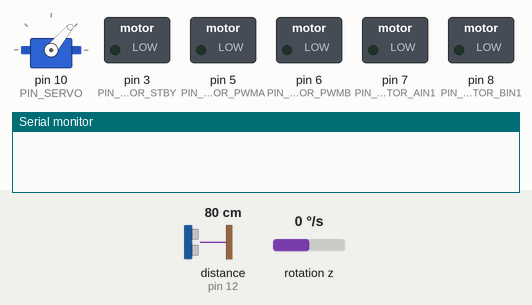
The sketch below on a simulated Arduino Uno, built with avr-gcc and run on an emulated ATmega328P. Parts: servo, switched loads named in the sketch (green lamp = pin HIGH), the last lines printed to the serial monitor. Wiring (inferred from the names in the program): ultrasonic range finder: trigger pin 13; echo pin 12. Dashed ring = blinking. The inputs (shaded band) are chosen by the test bench; at power-on: distance to the obstacle (sensor on pin 12) 80 cm, rotation z 0 °/s. The echo pulse lasts 58.3 µs per cm; pins used as bus, display or sensor lines are not drawn.

Above: at 0.1 s.
2.8 s: distance to the obstacle (sensor on pin 12) set to 2 cm
At 3.79 s:
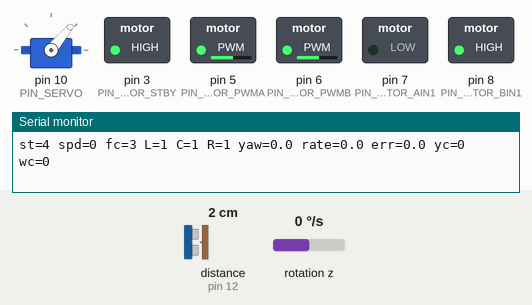
5.8 s: distance to the obstacle (sensor on pin 12) set to 4 cm
At 6.49 s:
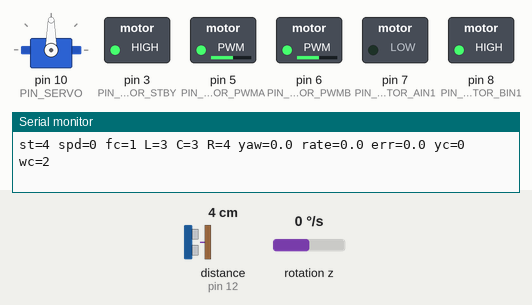
8.8 s: distance to the obstacle (sensor on pin 12) set to 35 cm
At 9.72 s:
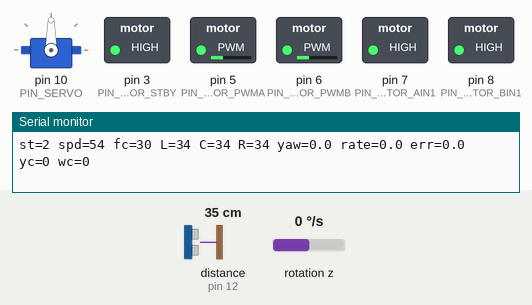
11.8 s: distance to the obstacle (sensor on pin 12) set to 9 cm
At 12.04 s:
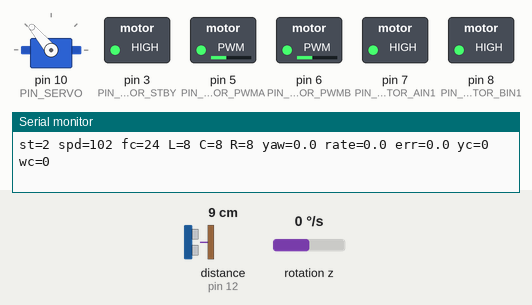
14.8 s: distance to the obstacle (sensor on pin 12) set to 16 cm
17.8 s: distance to the obstacle (sensor on pin 12) set to 19 cm
Timing chart, 0 to 21.8 s (numbered marks = the images above; inputs shaded):
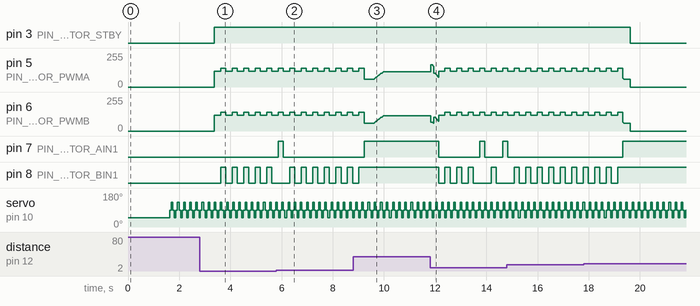

The sketch:

FastObstacleRaceCar.ino
```cpp
#include <Servo.h>
#include "MPU6050_getdata.h"

/*
  Fast obstacle-race sketch for a 2-wheel (front drive) + rear caster smart car.

  Architecture: non-blocking continuous sense-think-act loop.
  - Servo sweeps continuously updating a 3-direction distance map.
  - Rate-dominant yaw control: uses raw gyro angular rate as the primary
    damping signal, with a weak angle term for drift correction only.
    This avoids the noise from numerical differentiation and handles
    the caster-wheel transport delay much better than position-based PD.
  - Wall repulsion: instead of centering (which fails with HC-SR04 at
    oblique angles), applies a repulsive correction only when a side
    reading drops below a danger threshold.
  - State machine: STARTUP -> CRUISE <-> SLOW_APPROACH <-> EMERGENCY -> REVERSE

  Tune in this order:
  1. RIGHT_FORWARD_LEVEL / LEFT_FORWARD_LEVEL if the car drives backward.
  2. YAW_SENSE — flip to -1 if the car oscillates worse instead of stabilizing.
  3. RIGHT_SPEED_SCALE / LEFT_SPEED_SCALE for coarse left-right trim.
  4. YAW_KR (rate gain) for damping; YAW_KP (angle gain) for drift.
  5. WALL_REPULSE_* for corridor wall avoidance.
  6. DIST_* thresholds for your track.
*/

// ========================== PIN DEFINITIONS ==========================
static const uint8_t PIN_MOTOR_PWMA = 5;   // Right motor PWM
static const uint8_t PIN_MOTOR_PWMB = 6;   // Left motor PWM
static const uint8_t PIN_MOTOR_AIN1 = 7;   // Right motor direction
static const uint8_t PIN_MOTOR_BIN1 = 8;   // Left motor direction
static const uint8_t PIN_MOTOR_STBY = 3;   // TB6612 standby
static const uint8_t PIN_SERVO     = 10;
static const uint8_t PIN_ULTRA_TRIG = 13;
static const uint8_t PIN_ULTRA_ECHO = 12;

// ======================== MOTOR DIRECTION ============================
static const bool  RIGHT_FORWARD_LEVEL = HIGH;
static const bool  LEFT_FORWARD_LEVEL  = HIGH;
static const float RIGHT_SPEED_SCALE   = 1.00f;
static const float LEFT_SPEED_SCALE    = 1.00f;

// ================ YAW CONTROLLER (rate-dominant) =====================
// Uses gyro angular rate directly (not noisy numerical derivative).
// KR * gyroRate  = strong damping (the main stabilizer, resists rotation)
// KP * angleError = weak drift correction (slowly brings heading back)
//
// For a caster-wheel car, KR >> KP prevents overshoot because the rate
// signal is instantaneous while the angle response has caster delay.
static const bool   ENABLE_YAW_HOLD    = true;
static const int8_t YAW_SENSE          = 1;    // Flip to -1 if correction is backwards
static const float  YAW_KR             = 1.8f; // Rate gain: PWM per deg/s of rotation
static const float  YAW_KP             = 0.3f; // Angle gain: PWM per degree of error (weak!)
static const uint8_t YAW_MAX_CORRECTION = 45;
static const uint8_t YAW_MIN_PWM       = 35;
static const uint8_t YAW_UPDATE_PERIOD_MS = 10;
static const uint8_t YAW_CORRECTION_DEADBAND = 2;

// ================ WALL REPULSION (replaces corridor centering) =======
// HC-SR04 at 50/130 degrees gives unreliable side distances due to
// specular reflection off flat walls. Instead of centering, we use a
// repulsive field: when a side reading drops below WALL_DANGER_CM,
// apply a correction pushing away from that wall.
// Only the CLOSER wall contributes — no attempt at centering.
static const uint16_t WALL_DANGER_CM     = 25;  // Activate repulsion below this
static const float    WALL_REPULSE_GAIN  = 1.5f; // PWM per cm below danger threshold
static const int16_t  WALL_REPULSE_MAX   = 35;   // Max repulsion PWM correction

// ===================== SERVO SWEEP ===================================
static const uint8_t SWEEP_ANGLES[]    = {50, 90, 130, 90}; // R -> C -> L -> C
static const uint8_t SWEEP_COUNT       = 4;
static const uint8_t SWEEP_SETTLE_MS   = 60;

// =================== DISTANCE THRESHOLDS (cm) ========================
static const uint16_t DIST_MAX         = 150;
static const uint16_t ENTER_SLOW_CM    = 35;  // CRUISE -> SLOW_APPROACH
static const uint16_t EXIT_SLOW_CM     = 45;  // SLOW_APPROACH -> CRUISE
static const uint16_t ENTER_EMERGENCY_CM = 17; // -> EMERGENCY
static const uint16_t STOP_CM          = 22;   // Speed = 0 below this
static const uint16_t DIST_FULL_SPEED  = 90;

// =================== SPEED PRESETS (0-255) ============================
static const uint8_t SPEED_MAX         = 200;
static const uint8_t SPEED_MIN         = 100;
static const uint8_t SPEED_NARROW_CAP  = 160;
static const uint8_t SPEED_REVERSE     = 120;
static const uint8_t SPEED_PIVOT       = 140;

// =================== TIMING (ms) =====================================
static const uint16_t STARTUP_DELAY_MS      = 1800;
static const uint16_t EMERGENCY_REVERSE_MS  = 250;
static const uint16_t PIVOT_MS              = 200;
static const uint16_t SPEED_RAMP_PERIOD_MS  = 20;

// =================== SLOW APPROACH STEERING ==========================
static const uint16_t SLOW_SIDE_MARGIN = 15;
static const int16_t  SLOW_MAX_BIAS   = 30;

static const bool ENABLE_SERIAL_DEBUG  = true;

// ========================== ENUMS ====================================
enum CarState
{
  STATE_STARTUP,
  STATE_CRUISE,
  STATE_SLOW_APPROACH,
  STATE_EMERGENCY,
  STATE_REVERSE
};

// ======================== DISTANCE MAP ===============================
struct DistanceMap
{
  uint16_t left;    // from 130 degrees (forward-left oblique)
  uint16_t center;  // from 90 degrees (straight ahead)
  uint16_t right;   // from 50 degrees (forward-right oblique)
};

// ======================== GLOBAL STATE ===============================
Servo scanServo;

// State machine
CarState carState = STATE_STARTUP;
unsigned long stateEntryMs = 0;
unsigned long startupReleaseMs = 0;

// Distance map
DistanceMap distMap = {DIST_MAX, DIST_MAX, DIST_MAX};
uint16_t filteredFrontDistanceCm = DIST_MAX;

// Servo sweep
uint8_t sweepIndex = 0;
unsigned long sweepStartMs = 0;

// IMU / yaw hold
bool imuReady = false;
bool yawHoldActive = false;
float yawNow = 0.0f;
float targetYaw = 0.0f;
unsigned long lastYawUpdateMs = 0;

// Speed ramp
uint8_t currentSpeed = 0;
unsigned long lastSpeedRampMs = 0;

// Debug
unsigned long lastDebugMs = 0;

// =====================================================================
//                          MOTOR HELPERS
// =====================================================================

uint8_t clampPwm(int value)
{
  if (value < 0) value = 0;
  else if (value > 255) value = 255;
  return static_cast<uint8_t>(value);
}

uint8_t applyScale(int pwm, float scale)
{
  return clampPwm(static_cast<int>(pwm * scale));
}

void setMotorChannel(uint8_t pwmPin, uint8_t dirPin, int signedSpeed,
                     bool forwardLevel, float scale)
{
  uint8_t pwm = applyScale(abs(signedSpeed), scale);
  if (pwm == 0)
  {
    analogWrite(pwmPin, 0);
    return;
  }
  bool forward = signedSpeed > 0;
  digitalWrite(dirPin, forward ? forwardLevel : !forwardLevel);
  analogWrite(pwmPin, pwm);
}

void driveRaw(int rightSpeed, int leftSpeed)
{
  if (rightSpeed == 0 && leftSpeed == 0)
  {
    analogWrite(PIN_MOTOR_PWMA, 0);
    analogWrite(PIN_MOTOR_PWMB, 0);
    digitalWrite(PIN_MOTOR_STBY, LOW);
    return;
  }
  digitalWrite(PIN_MOTOR_STBY, HIGH);
  setMotorChannel(PIN_MOTOR_PWMA, PIN_MOTOR_AIN1, rightSpeed,
                  RIGHT_FORWARD_LEVEL, RIGHT_SPEED_SCALE);
  setMotorChannel(PIN_MOTOR_PWMB, PIN_MOTOR_BIN1, leftSpeed,
                  LEFT_FORWARD_LEVEL, LEFT_SPEED_SCALE);
}

// =====================================================================
//                        YAW ESTIMATION
// =====================================================================

void resetYawHold()
{
  yawHoldActive = false;
}

bool updateYawEstimate()
{
  if (!imuReady) return false;

  unsigned long now = millis();
  if (lastYawUpdateMs != 0 && (now - lastYawUpdateMs) < YAW_UPDATE_PERIOD_MS)
    return true;

  MPU6050Getdata.MPU6050_dveGetEulerAngles(&yawNow);
  lastYawUpdateMs = now;
  return true;
}

void latchYawTarget()
{
  if (!updateYawEstimate()) return;
  targetYaw = yawNow;
  yawHoldActive = true;
}

// Rate-dominant yaw correction:
//   correction = KR * gyroRate + KP * angleError
// KR provides strong instantaneous damping (resists any rotation).
// KP provides weak long-term drift correction.
int computeYawCorrection(uint8_t speed)
{
  if (!ENABLE_YAW_HOLD || !imuReady) return 0;
  if (!yawHoldActive) latchYawTarget();
  if (!updateYawEstimate()) return 0;

  // Get angular rate directly from IMU (already filtered by deadband in MPU6050_getdata)
  float gyroRate = MPU6050Getdata.getLastRate(); // deg/s

  // Angle error (weak, for drift correction only)
  float yawError = yawNow - targetYaw;

  // Rate-dominant correction
  int correction = static_cast<int>(
      (gyroRate * YAW_KR + yawError * YAW_KP) * YAW_SENSE);
  correction = constrain(correction,
                         -static_cast<int>(YAW_MAX_CORRECTION),
                          static_cast<int>(YAW_MAX_CORRECTION));

  // Deadband for caster friction
  if (abs(correction) < YAW_CORRECTION_DEADBAND) correction = 0;

  return correction;
}

// =====================================================================
//                      ULTRASONIC SENSOR
// =====================================================================

uint16_t readDistanceOnce()
{
  digitalWrite(PIN_ULTRA_TRIG, LOW);
  delayMicroseconds(2);
  digitalWrite(PIN_ULTRA_TRIG, HIGH);
  delayMicroseconds(10);
  digitalWrite(PIN_ULTRA_TRIG, LOW);

  unsigned long duration = pulseIn(PIN_ULTRA_ECHO, HIGH, 25000UL);
  if (duration == 0) return DIST_MAX;

  uint16_t distance = static_cast<uint16_t>(duration / 58UL);
  if (distance == 0) return DIST_MAX;
  if (distance > DIST_MAX) distance = DIST_MAX;
  return distance;
}

// =====================================================================
//                    CONTINUOUS SERVO SWEEP
// =====================================================================

void initSweep()
{
  sweepIndex = 0;
  scanServo.write(SWEEP_ANGLES[0]);
  sweepStartMs = millis();
}

void updateSweep()
{
  unsigned long now = millis();
  if (now - sweepStartMs < SWEEP_SETTLE_MS) return;

  uint16_t dist = readDistanceOnce();
  uint8_t angle = SWEEP_ANGLES[sweepIndex];

  if (angle <= 60)
  {
    distMap.right = dist;
  }
  else if (angle >= 120)
  {
    distMap.left = dist;
  }
  else
  {
    distMap.center = dist;
    filteredFrontDistanceCm = static_cast<uint16_t>(
        (filteredFrontDistanceCm * 2UL + dist) / 3UL);
  }

  sweepIndex = (sweepIndex + 1) % SWEEP_COUNT;
  scanServo.write(SWEEP_ANGLES[sweepIndex]);
  sweepStartMs = now;
}

// =====================================================================
//                     SPEED MANAGEMENT
// =====================================================================

uint8_t computeTargetSpeed()
{
  uint16_t front = filteredFrontDistanceCm;

  uint8_t baseSpeed;
  if (front >= DIST_FULL_SPEED)
  {
    baseSpeed = SPEED_MAX;
  }
  else if (front <= STOP_CM)
  {
    baseSpeed = 0;
  }
  else
  {
    baseSpeed = static_cast<uint8_t>(
        map(front, STOP_CM, DIST_FULL_SPEED, SPEED_MIN, SPEED_MAX));
  }

  // Narrow corridor speed cap (both oblique readings are short)
  if (distMap.left < 40 && distMap.right < 40)
  {
    if (baseSpeed > SPEED_NARROW_CAP)
      baseSpeed = SPEED_NARROW_CAP;
  }

  return baseSpeed;
}

void updateSpeedRamp()
{
  unsigned long now = millis();
  if (now - lastSpeedRampMs < SPEED_RAMP_PERIOD_MS) return;
  lastSpeedRampMs = now;

  uint8_t target = computeTargetSpeed();

  if (target > currentSpeed)
  {
    uint8_t step = 3;
    currentSpeed = (currentSpeed + step > target) ? target : currentSpeed + step;
  }
  else if (target < currentSpeed)
  {
    uint8_t step = 5;
    currentSpeed = (currentSpeed < target + step) ? target : currentSpeed - step;
  }
}

// =====================================================================
//                     WALL REPULSION
// =====================================================================
// Instead of centering between walls (fails with oblique HC-SR04),
// apply a repulsive push away from any wall that is too close.
// Only the closer wall contributes.

int computeWallRepulsion()
{
  int repulsion = 0;

  // Right wall too close -> push left (negative correction)
  if (distMap.right < WALL_DANGER_CM)
  {
    int deficit = static_cast<int>(WALL_DANGER_CM) - static_cast<int>(distMap.right);
    repulsion -= static_cast<int>(deficit * WALL_REPULSE_GAIN);
  }

  // Left wall too close -> push right (positive correction)
  if (distMap.left < WALL_DANGER_CM)
  {
    int deficit = static_cast<int>(WALL_DANGER_CM) - static_cast<int>(distMap.left);
    repulsion += static_cast<int>(deficit * WALL_REPULSE_GAIN);
  }

  return constrain(repulsion,
                   -static_cast<int>(WALL_REPULSE_MAX),
                    static_cast<int>(WALL_REPULSE_MAX));
}

// =====================================================================
//                   CORRIDOR DRIVE (combined control)
// =====================================================================

void driveCorridor(uint8_t speed)
{
  if (speed == 0)
  {
    driveRaw(0, 0);
    return;
  }

  // 1. Yaw correction (rate-dominant: KR*rate + KP*error)
  int yawCorr = computeYawCorrection(speed);

  // 2. Wall repulsion (push away from close walls)
  int wallCorr = computeWallRepulsion();

  // 3. Combine: yaw + wall repulsion (additive, not blended)
  //    Wall repulsion is independent of yaw — it's a safety overlay.
  //    When wall repulsion is active, also re-latch yaw to prevent
  //    the angle term from fighting the wall avoidance.
  if (abs(wallCorr) > 5)
  {
    targetYaw = yawNow; // Don't let angle error fight wall repulsion
  }

  int totalCorr = constrain(yawCorr + wallCorr, -55, 55);

  int rightSpeed = constrain(static_cast<int>(speed) + totalCorr, YAW_MIN_PWM, 255);
  int leftSpeed  = constrain(static_cast<int>(speed) - totalCorr, YAW_MIN_PWM, 255);
  driveRaw(rightSpeed, leftSpeed);
}

// =====================================================================
//                       STATE MACHINE
// =====================================================================

void changeState(CarState newState)
{
  carState = newState;
  stateEntryMs = millis();
  if (newState == STATE_CRUISE)
  {
    latchYawTarget();
  }
  if (newState == STATE_EMERGENCY || newState == STATE_REVERSE)
  {
    resetYawHold();
  }
}

void stateCruise()
{
  if (filteredFrontDistanceCm < ENTER_EMERGENCY_CM)
  {
    changeState(STATE_EMERGENCY);
    return;
  }
  if (filteredFrontDistanceCm < ENTER_SLOW_CM)
  {
    changeState(STATE_SLOW_APPROACH);
    return;
  }

  updateSpeedRamp();
  driveCorridor(currentSpeed);
}

void stateSlowApproach()
{
  if (filteredFrontDistanceCm >= EXIT_SLOW_CM)
  {
    changeState(STATE_CRUISE);
    return;
  }
  if (filteredFrontDistanceCm < ENTER_EMERGENCY_CM)
  {
    changeState(STATE_EMERGENCY);
    return;
  }

  updateSpeedRamp();
  uint8_t speed = currentSpeed;
  if (speed == 0)
  {
    driveRaw(0, 0);
    return;
  }

  // Steer toward the more open side + apply wall repulsion
  resetYawHold();

  // Direction bias from oblique scan comparison
  int bias = 0;
  if (distMap.left > distMap.right + SLOW_SIDE_MARGIN)
  {
    int diff = static_cast<int>(distMap.left - distMap.right);
    bias = -min(diff, static_cast<int>(SLOW_MAX_BIAS));
  }
  else if (distMap.right > distMap.left + SLOW_SIDE_MARGIN)
  {
    int diff = static_cast<int>(distMap.right - distMap.left);
    bias = min(diff, static_cast<int>(SLOW_MAX_BIAS));
  }

  // Add wall repulsion
  int wallCorr = computeWallRepulsion();
  int totalBias = constrain(bias + wallCorr, -50, 50);

  int rightSpeed = constrain(static_cast<int>(speed) + totalBias, 60, 255);
  int leftSpeed  = constrain(static_cast<int>(speed) - totalBias, 60, 255);
  driveRaw(rightSpeed, leftSpeed);
}

void stateEmergency()
{
  unsigned long elapsed = millis() - stateEntryMs;

  if (elapsed < EMERGENCY_REVERSE_MS)
  {
    driveRaw(-SPEED_REVERSE, -SPEED_REVERSE);
  }
  else
  {
    // Pick direction and start pivot
    if (distMap.left > distMap.right)
    {
      driveRaw(SPEED_PIVOT, -SPEED_PIVOT);  // Pivot left
    }
    else
    {
      driveRaw(-SPEED_PIVOT, SPEED_PIVOT);  // Pivot right
    }
    changeState(STATE_REVERSE);
  }
}

void stateReverse()
{
  if (millis() - stateEntryMs >= PIVOT_MS)
  {
    changeState(STATE_CRUISE);
  }
}

// =====================================================================
//                          DEBUG OUTPUT
// =====================================================================

void printDebug()
{
  if (!ENABLE_SERIAL_DEBUG) return;

  unsigned long now = millis();
  if (now - lastDebugMs < 200) return;
  lastDebugMs = now;

  float gyroRate = MPU6050Getdata.getLastRate();
  float yawError = yawNow - targetYaw;
  int yawCorr = static_cast<int>(
      (gyroRate * YAW_KR + yawError * YAW_KP) * YAW_SENSE);

  Serial.print(F("st="));
  Serial.print(static_cast<int>(carState));
  Serial.print(F(" spd="));
  Serial.print(currentSpeed);
  Serial.print(F(" fc="));
  Serial.print(filteredFrontDistanceCm);
  Serial.print(F(" L="));
  Serial.print(distMap.left);
  Serial.print(F(" C="));
  Serial.print(distMap.center);
  Serial.print(F(" R="));
  Serial.print(distMap.right);
  Serial.print(F(" yaw="));
  Serial.print(yawNow, 1);
  Serial.print(F(" rate="));
  Serial.print(gyroRate, 1);
  Serial.print(F(" err="));
  Serial.print(yawError, 1);
  Serial.print(F(" yc="));
  Serial.print(yawCorr);
  Serial.print(F(" wc="));
  Serial.println(computeWallRepulsion());
}

// =====================================================================
//                        SETUP & LOOP
// =====================================================================

void setup()
{
  if (ENABLE_SERIAL_DEBUG)
  {
    Serial.begin(115200);
  }

  pinMode(PIN_MOTOR_PWMA, OUTPUT);
  pinMode(PIN_MOTOR_PWMB, OUTPUT);
  pinMode(PIN_MOTOR_AIN1, OUTPUT);
  pinMode(PIN_MOTOR_BIN1, OUTPUT);
  pinMode(PIN_MOTOR_STBY, OUTPUT);
  pinMode(PIN_ULTRA_TRIG, OUTPUT);
  pinMode(PIN_ULTRA_ECHO, INPUT);

  driveRaw(0, 0);

  scanServo.attach(PIN_SERVO);
  scanServo.write(SWEEP_ANGLES[0]);
  delay(350);

  bool imuInitFailed = MPU6050Getdata.MPU6050_dveInit();
  if (!imuInitFailed)
  {
    delay(120);
    MPU6050Getdata.MPU6050_calibration();
    delay(50);
    imuReady = updateYawEstimate();
    targetYaw = yawNow;
  }
  else
  {
    imuReady = false;
  }

  filteredFrontDistanceCm = readDistanceOnce();
  distMap.center = filteredFrontDistanceCm;

  initSweep();

  startupReleaseMs = millis() + STARTUP_DELAY_MS;
  carState = STATE_STARTUP;
  stateEntryMs = millis();
}

void loop()
{
  // === SENSE (non-blocking) ===
  updateSweep();
  updateYawEstimate();

  // === STATE MACHINE ===
  switch (carState)
  {
  case STATE_STARTUP:
    driveRaw(0, 0);
    if (millis() >= startupReleaseMs)
      changeState(STATE_CRUISE);
    break;

  case STATE_CRUISE:
    stateCruise();
    break;

  case STATE_SLOW_APPROACH:
    stateSlowApproach();
    break;

  case STATE_EMERGENCY:
    stateEmergency();
    break;

  case STATE_REVERSE:
    stateReverse();
    break;
  }

  // === DEBUG ===
  printDebug();
}
```

Source omitted: MPU6050_getdata.cpp (2618 bytes), MPU6050_getdata.h (806 bytes)

Measured:
- after the input at 2.8 s, pin 7 (PIN_MOTOR_AIN1): stays LOW (without the input it goes to HIGH after 0.58 s)
- after the input at 5.8 s, pin 7 (PIN_MOTOR_AIN1): LOW → HIGH after 0.07 s, → LOW 0.20 s later
- after the input at 8.8 s, pin 7 (PIN_MOTOR_AIN1): LOW → HIGH after 0.42 s; pin 8 (PIN_MOTOR_BIN1): goes on until 9.0 s, then stays HIGH
- after the input at 17.8 s, pin 3 (PIN_MOTOR_STBY): HIGH → LOW after 1.8 s
- by itself, pin 8 (PIN_MOTOR_BIN1): alternates HIGH for 0.20 s and LOW for 0.25 s
- by itself, servo on pin 10 (PIN_SERVO): repeats every 0.24 s: 50° 0.06 s, 90° 0.06 s, 130° 0.06 s, 90° 0.06 s
